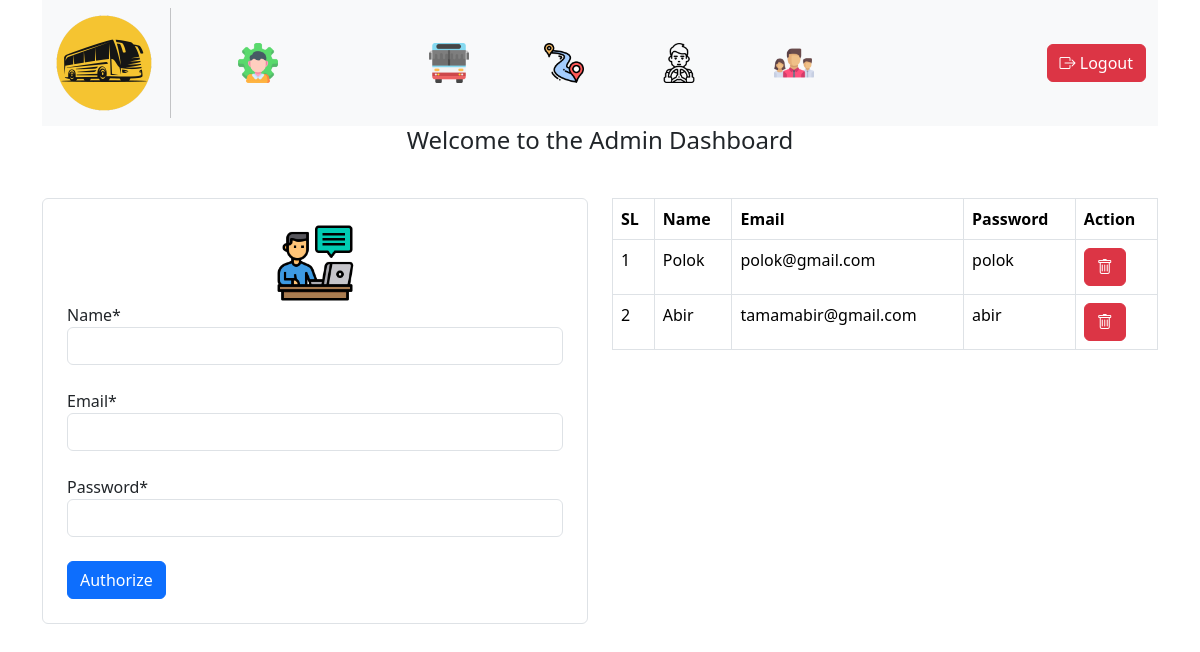
/admin/admin_dashboard.php (signed in), run on the app's committed database.
### tables this page shows
CREATE TABLE `system_user` (
  `id` int NOT NULL,
  `email` varchar(255) NOT NULL,
  `name` varchar(255) NOT NULL,
  `password` varchar(1000) NOT NULL
);

### admin/admin_dashboard.php (the view)
<?php
include 'admin_header.php';
include 'navbar.php';
?>
<div class="row">
    <div class="d-flex justify-content-center">
        <h4>Welcome to the Admin Dashboard</h4>
    </div>
    <br><br><br>
    <div class="col-md-6">
        <div class="form-control p-4">
    <form action="actions/add-admin.php" method="post" autocomplete="off">
        <center>
            <img src="../img/user.png" width="80" alt="">
        </center>
            <label for="">Name*</label>
            <input type="text" name="name" class="form-control" required>
    <br>
            <label for="">Email*</label>
            <input type="email" name="email" class="form-control" required>
    <br>
            <label for="">Password*</label>
            <input type="password" name="password" class="form-control" required>
    <br>
            <button type="submit" class="btn btn-primary">Authorize</button>
            </form>
        </div>
    </div>
    <div class="col-md-6">
        <table class="table table-bordered">
            <tr>
                <th>SL</th>
                <th>Name</th>
                <th>Email</th>
                <th>Password</th>
                <th>Action</th>
            </tr>
            <tbody>
<?php
    include "../config.php";
    $query = $dbConn->prepare("SELECT * FROM system_user ORDER BY id DESC");
    $query->execute();
    $data = $query->fetchAll();
    $count = 1;
    foreach ($data as $row):
?>
                <tr>
                    <td><?= $count ?></td>
                    <td><?= $row['name'] ?></td>
                    <td><?= $row['email'] ?></td>
                    <td><?= $row['password'] ?></td>
                    <td>
                        <a href="actions/admin_user_del.php?id=<?= $row['id'] ?>" class="btn btn-danger" role="button"><i class="bi bi-trash"></i></a>
                    </td>
                </tr>
<?php
    $count++;
    endforeach;
?>
            </tbody>
        </table>
    </div>
</div>
<?php include 'admin_footer.php'; ?>

### admin/admin_header.php (shortened to what this page needs)
<!doctype html>
<html lang="en">
  <head>
    <link href="https://cdn.jsdelivr.net/npm/bootstrap@5.3.3/dist/css/bootstrap.min.css" rel="stylesheet">
    <link rel="stylesheet" href="https://cdn.jsdelivr.net/npm/bootstrap-icons@1.11.3/font/bootstrap-icons.min.css">
  </head>
  <body>
    <div class="container">

### admin/navbar.php (shortened to what this page needs)
<nav class="navbar navbar-expand-lg bg-body-tertiary">
  <div class="container-fluid">
    <a class="navbar-brand" href="#">
        <img src="../img/IUBAT Travel.png" alt="LOGO" style="width: 100px;">
    </a>
    <div class="collapse navbar-collapse" id="navbarSupportedContent">
      <ul class="navbar-nav me-auto mb-2 mb-lg-0">
        <li class="nav-item">
          <a class="nav-link"  href="admin_dashboard.php"> <img src="../img/user-setting.png" style="width:40px;" alt=""> </a>
        </li>
        <li class="nav-item">
          <a class="nav-link"  href="#"><img src="../img/ticket.png" style="width:40px;" alt=""></a>
        </li>
        <li class="nav-item">
          <a class="nav-link" href="admin_bus.php"><img src="../img/bus.png" style="width:40px;" alt=""></a>
        </li>
        <li class="nav-item">
          <a class="nav-link" href="admin_route.php"><img src="../img/route.png" style="width:40px;" alt=""></a>
        </li>
        <li class="nav-item">
          <a class="nav-link" href="admin_driver.php"><img src="../img/driver.png" style="width:40px;" alt=""></a>
        </li>
        <li class="nav-item">
          <a class="nav-link" href="#"><img src="../img/team.png" style="width:40px;" alt=""></a>
        </li>
      </ul>
      <form class="d-flex" role="search">
        <a href="actions/logout.php" role="button" class="btn btn-danger"><i class="bi bi-box-arrow-right"></i> Logout</a>
      </form>
    </div>
  </div>
</nav>

### admin/admin_footer.php (shortened to what this page needs)
</div>
  </body>
</html>

### admin/navbar.php (style rules this page uses)
.nav-item { margin-left: 20%; }

### data on the page
system_user: name "Polok", email "polok@gmail.com", password "polok"
system_user: name "Abir", email "tamamabir@gmail.com", password "abir"
